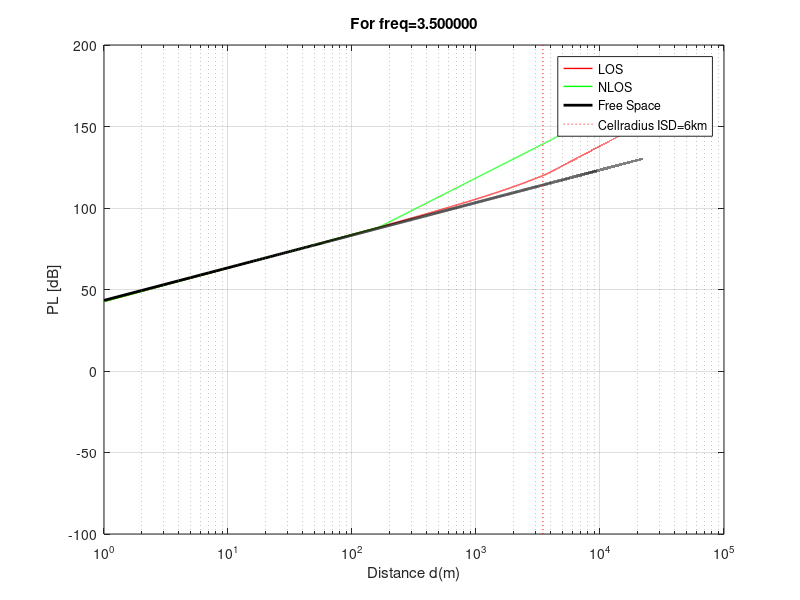
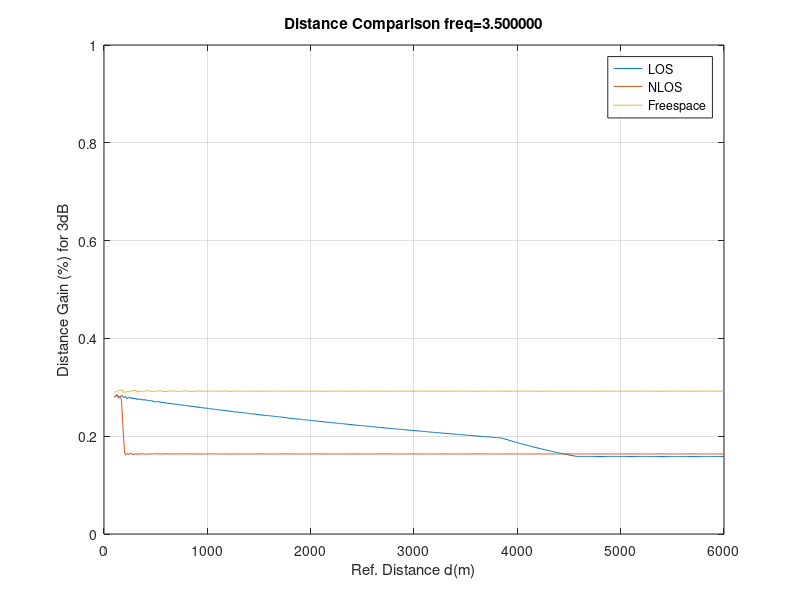

Reproduce these figures in MATLAB, in order.
clear all
% close all
figure
drange=1:1:22000;
fGHz=3.5;



%%% Constants
rmaH=5; % Avg Building heights
hBS=35;
hUT=1.5; % UT height
C=3e8;
dBP=2*pi*hBS*hUT*fGHz*1e9/C;


C1 = min(0.03*(rmaH^ 1.72), 10);
C2 = min(0.044*(rmaH^ 1.72), 14.77);
C3 = 0.002 * log10(rmaH);
W=20;
%%% nlos constansts
C4=161.04-7.1*log10(W)+7.5*log10(rmaH);
C5=-(24.37-3.7*(rmaH/hBS)^2)*log10(hBS);
C6=(43.42-3.1*log10(hBS));
C7=20*log10(fGHz)-(3.2*(log10(11.75*hUT)^2)-4.97);

%%% Evalate P1
indx=1;
P1=[];
P2=[];
LOS=[];
NLOS=[];
NLOSeH=[];
NLOSeS=[];
NLOSeHS=[];
FreeSpace=[];


P1BP=20*log10(40*pi*dBP*fGHz/3)+C1*log10(dBP)-C2+C3*dBP;
for d=drange
    d3d=d;
    %% Freespace PL calculation
    FreeSpace(indx)= 20*log10(d) + 20*log10(fGHz)+32.45;
    
    
    %% LOS PL calculation
    P1(indx)=20*log10(40*pi*d3d*fGHz/3)+C1*log10(d3d)-C2+C3*d;    
    P2(indx)=P1BP+40*log10(d3d/dBP);
    if d<dBP
        LOS(indx)=P1(indx);
    else
        LOS(indx)=P2(indx);
    end

    %% NLOS PL calculation
    P3(indx)=C4+C5+C6*(log10(d3d)-3)+C7;
    

    NLOS(indx)=max(LOS(indx),P3(indx)-12); 
    indx=indx+1;
end
bpline=[dBP,-100;dBP,200];

figure;
olddrange=drange;
% drange=log10(drange/1000);

% semilogx(drange ,P1,'LineStyle','--','LineWidth',2)  % d Normalized to 1km
% hold all
% semilogx(drange,P2,'LineStyle','--','LineWidth',2)  % d Normalized to 1km
% semilogx(drange ,P3,'LineStyle','--','LineWidth',2)  % d Normalized to 1km

semilogx(drange ,LOS,'r','LineWidth',1)  % d Normalized to 1km
hold on;
semilogx(drange ,NLOS,'g','LineWidth',1)  % d Normalized to 1km
semilogx(drange ,FreeSpace,'k','LineWidth',2);
grid on;


ISD=6000;
R=ISD/sqrt(3);
celledge=[R,-100;R,200];
h=line(celledge(:,1),celledge(:,2));
set(h,'Color',[1,0,0],'LineStyle',':')
legend('LOS','NLOS','Free Space','Cellradius ISD=6km');
ylabel('PL [dB]')
xlabel('Distance d(m)')
title(sprintf('For freq=%f',fGHz))



deltad=[];
cnt=1;
rWindow=100:10:6000;
for r=rWindow
[v indx]=min(abs(drange-r));

pllos=LOS(indx)-3; % a 3dB gain
plnlos=NLOS(indx)-3;  % for a 3dB gain
plfspace=FreeSpace(indx)-3; % for a 3dB gain

[v dlosindx]=min(abs(LOS-pllos));
[v dnlosindx]=min(abs(NLOS-plnlos));
[v dFSindx]=min(abs(FreeSpace-plfspace));
deltad(cnt,:)=[drange(dlosindx)/r drange(dnlosindx)/r drange(dFSindx)/r];
cnt=cnt+1;
end



figure;
plot(rWindow,1-deltad);
legend 'LOS' 'NLOS' 'Freespace'
grid on;
ylim([0 1])
xlabel('Ref. Distance d(m)')
ylabel('Distance Gain (%) for 3dB')
title(sprintf('Distance Comparison freq=%f',fGHz))
